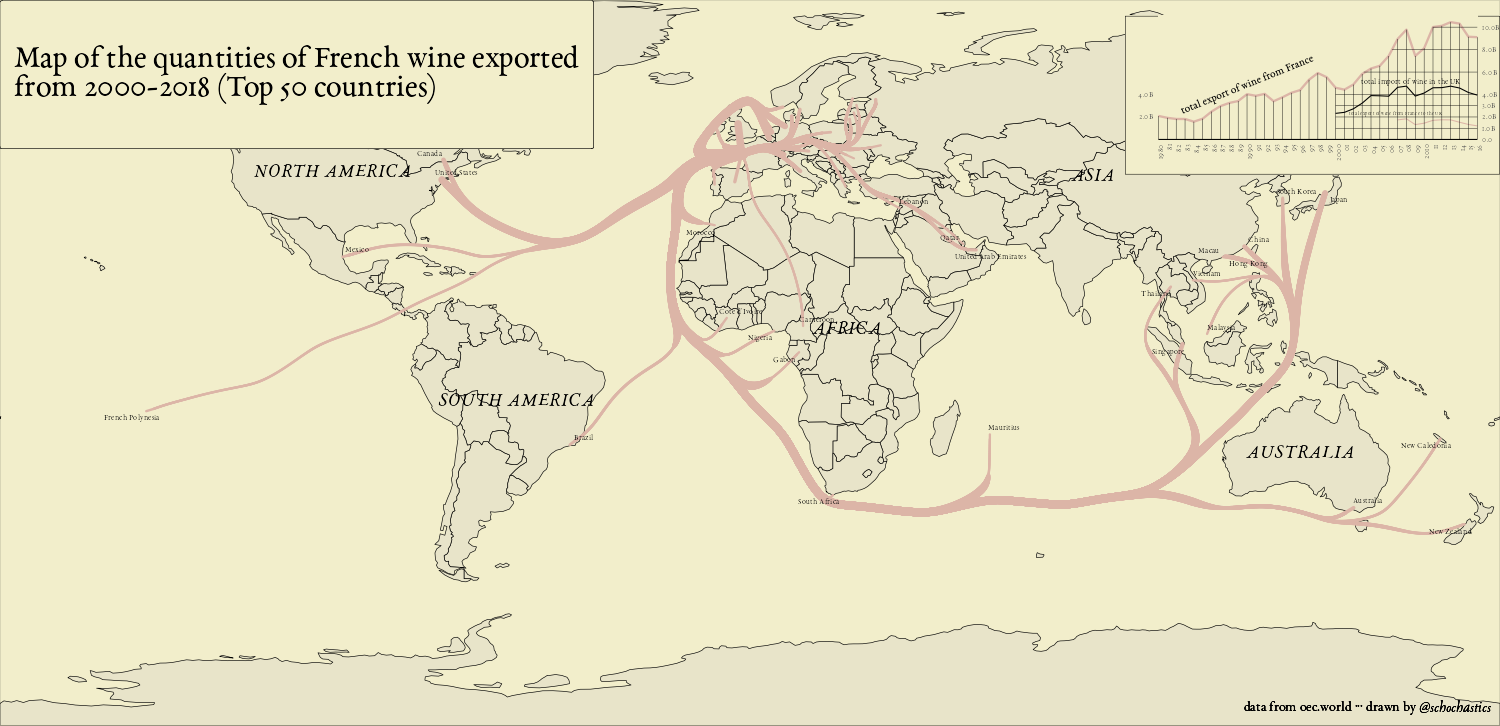

Reproduce this figure in R.
library(tidyverse)
library(igraph)
library(edgebundle)
library(ggtext)
library(ggraph)
graph_union <- function(gtree){
  if(!all(sapply(gtree,function(x) igraph::is.igraph(x)))){
    stop("glist must be a list of igraph objects")
  }
  vattrs <- unique(c(sapply(gtree,igraph::vertex_attr_names)))
  dflist <- lapply(gtree,igraph::as_data_frame,what="both")
  verts <- lapply(dflist,function(x) x$vertices)
  edges <- lapply(dflist,function(x) x$edges)
  
  dummy_ids <- names(verts)
  
  verts <- lapply(1:length(dummy_ids),function(x){
    df <- verts[[x]]
    df$name <- str_replace_all(df$name,"dummy",paste0(dummy_ids[x],"_dummy"))
    df
  })
  
  edges <- lapply(1:length(dummy_ids),function(x){
    df <- edges[[x]]
    df$from <- str_replace_all(df$from,"dummy",paste0(dummy_ids[x],"_dummy"))
    df$to <- str_replace_all(df$to,"dummy",paste0(dummy_ids[x],"_dummy"))
    df
  })
  verts <- do.call("bind_rows",verts)
  verts <- verts[!duplicated(verts),]
  rownames(verts) <- NULL
  edges <- do.call("bind_rows",edges)
  rownames(edges) <- NULL
  # verts <- verts[,c(4,1,2,3)]
  verts <- verts[,c(which(vattrs=="name"),which(vattrs!="name"))]
  graph_from_data_frame(edges,FALSE,verts)  
}
f <- "gtree_015.RDS"

center_NA <- c(-100.167,45.167)
center_SA <- c(-56.1004,-15.6006)
center_AF <- c(14.100526,1.616742)
center_AS <- c(76.08583,38.48333)
center_AU <- c(132.133,-25.117)

# france <- ne_countries(country = "France", returnclass = "sf")
land_clip <- rnaturalearth::ne_countries(scale = 110, returnclass = "sf")
# land_clip <- sf::st_crop(land,c(xmin=-127.3,ymin=-57.8,xmax=175.7,ymax=75.8))


gtree_lst <- readRDS(f)
gtree <- graph_union(gtree_lst)
el <- get.edgelist(gtree)
idl <- which(!str_detect(el[,1],"dummy|France") | !str_detect(el[,2],"dummy|France"))
E(gtree)$label <- ""
E(gtree)$label[idl] <- scales::label_number_si(accuracy = 0.1)(E(gtree)$flow[idl])
E(gtree)$flow <- ambient::normalise(E(gtree)$flow,to=c(1,6))  
# graph ----
map_title <- "<span style='font-size:32pt'>Map of the quantities of French wine exported<br>from 2000-2018 (Top 50 countries)</span>"
class(gtree) <- c(class(gtree),"steiner_tree")
smooth_df <- edgebundle::tnss_smooth(gtree,bw=15,n=50)

p1 <- ggraph(gtree,"manual",x=V(gtree)$x,y=V(gtree)$y)+
  geom_sf(data=land_clip,fill="#e8e4c9",colour="black",size=0.3)+
  geom_path(data=smooth_df,aes(x,y,size=flow,group=destination),lineend="round",col="#DCB5A7",show.legend = FALSE)+
  geom_node_text(aes(filter=tnss=="leaf" & continent!="Europe",label=name),
                 family = "EB Garamond 08",size=3,repel = TRUE)+
  annotate("richtext",x=center_NA[1],y=center_NA[2],label="*NORTH AMERICA*",size=7,
           fill=NA,colour="black",label.colour=NA,
           lineheight=0.6,vjust=1,family="EB Garamond 08")+
  annotate("richtext",x=center_SA[1],y=center_SA[2],label="*SOUTH AMERICA*",size=7,
           fill=NA,colour="black",label.colour=NA,
           lineheight=0.6,vjust=0,family="EB Garamond 08")+
  annotate("richtext",x=center_AF[1],y=center_AF[2],label="*AFRICA*",size=7,hjust=0,
           fill=NA,colour="black",label.colour=NA,
           lineheight=0.6,vjust=0,family="EB Garamond 08")+
  annotate("richtext",x=center_AS[1],y=center_AS[2],label="*ASIA*",size=7,hjust=0,
           fill=NA,colour="black",label.colour=NA,
           lineheight=0.6,vjust=0,family="EB Garamond 08")+
  annotate("richtext",x=center_AU[1],y=center_AU[2],label="*AUSTRALIA*",size=7,hjust=0.5,
           fill=NA,colour="black",label.colour=NA,
           lineheight=0.6,vjust=0.5,family="EB Garamond 08")+
  coord_sf(expand=FALSE)+
  
  #title
  annotate("richtext",x=-Inf,y=Inf,hjust=0,vjust=1,label=map_title,
           size=8,fill="#f2eecb",family="EB Garamond 08",
           label.padding = unit(c(3.25, 1.0, 3.0, 1.0), "lines"))+
  #caption
  annotate("richtext",x=Inf,y=-Inf,hjust=1,vjust=0,label="<span style='font-size:14pt'>data from oec.world ··· drawn by *@schochastics* </span>",
           size=14,fill=NA,family="EB Garamond 08",label.color=NA,
           label.padding = unit(c(0.2, 0.2, 0.2, 0.2), "lines"))+
  theme_void()+
  theme(plot.background = element_rect(fill="#f2eecb",colour="black",size=0.5),
        panel.background = element_rect(fill="#f2eecb",colour="black",size=0.1))
p1

# inset ----

wine <- vroom::vroom("wine.csv")

gbr_import_total  <- wine %>% 
  mutate(export_val=ifelse(export_val=="NULL","0",export_val)) %>% 
  mutate(export_val=as.numeric(export_val)) %>% 
  dplyr::filter(dest=="gbr") %>% 
  group_by(year) %>% 
  dplyr::summarise(total=sum(export_val,na.rm = TRUE),.groups="drop") %>% 
  dplyr::filter(year>=2000,year<=2016)

fra_export <- wine %>% 
  mutate(export_val=ifelse(export_val=="NULL","0",export_val)) %>% 
  mutate(export_val=as.numeric(export_val)) %>% 
  dplyr::filter(origin=="fra" & dest!="wld") %>% 
  group_by(year) %>% 
  dplyr::summarise(total=sum(export_val,na.rm = TRUE),.groups="drop") %>% 
  dplyr::filter(year>=1980,year<=2016)

fra_export_to_gbr <- wine %>% 
  mutate(export_val=ifelse(export_val=="NULL","0",export_val)) %>% 
  mutate(export_val=as.numeric(export_val)) %>% 
  dplyr::filter(origin=="fra" & dest=="gbr") %>% 
  group_by(year) %>% 
  dplyr::summarise(total=sum(export_val,na.rm = TRUE),.groups="drop") %>% 
  dplyr::filter(year>=2007,year<=2016)

xlab_year <- as.character(1980:2016)
xlab_year <- ifelse(str_sub(xlab_year,-1)=="0",xlab_year,str_sub(xlab_year,3,4))

a <- 1-(6e9-fra_export$total[fra_export$year==2003])/(fra_export$total[fra_export$year==2002]-fra_export$total[fra_export$year==2003])
b <- 1-(8e9-fra_export$total[fra_export$year==2007])/(fra_export$total[fra_export$year==2006]-fra_export$total[fra_export$year==2007])
c <- 1-(10e9-fra_export$total[fra_export$year==2008])/(fra_export$total[fra_export$year==2007]-fra_export$total[fra_export$year==2008])

p2 <- ggplot(fra_export,aes(x=year,y=total))+
  geom_line(col="#DCB5A7",size=1.1)+
  geom_line(data=fra_export_to_gbr,aes(x=year,y=total),col="#DCB5A7")+
  geom_line(data=gbr_import_total,aes(x=year,y=total),col="black")+
  annotate("text",x=1990,y=4.9e9,label="total export of wine from France",hjust=0.5,angle=22,family = "EB Garamond 08",size=4)+
  annotate("text",x=2008.5,y=5.15e9,label="total import of wine in the UK",hjust=0.5,angle=0,family = "EB Garamond 08",size=3)+
  annotate("text",x=2001.5,y=2.3e9,label="total export of wine from France to the UK",hjust=0,angle=0,family = "EB Garamond 08",size=2)+
  annotate("segment",x=2002+a,y=6e9,xend=2016,yend=6e9,size=0.2)+
  annotate("segment",x=2006+b,y=8e9,xend=2016,yend=8e9,size=0.2)+
  annotate("segment",x=2011,y=10e9,xend=2016,yend=10e9,size=0.2)+
  annotate("segment",x=2000,xend=2016,y=1e9,yend=1e9,size=0.2)+
  annotate("segment",x=2000,xend=2016,y=2e9,yend=2e9,size=0.2)+
  annotate("segment",x=2000,xend=2016,y=3e9,yend=3e9,size=0.2)+
  annotate("segment",x=2000,xend=2016,y=4e9,yend=4e9,size=0.2)+
  geom_segment(aes(xend=year),yend=0,size=0.2)+
  scale_y_continuous(labels = scales::label_number_si(accuracy = 0.1),
                     breaks = c(2e9,4e9),
                     limits = c(0,11e9),expand = c(0,0),
                     sec.axis = sec_axis(~.,breaks = c(0,1e9,2e9,3e9,4e9,6e9,8e9,10e9,12e9,14e9),
                                         labels = scales::label_number_si(accuracy = 0.1)))+
  scale_x_continuous(breaks=1980:2016,labels = xlab_year,expand = c(0,0))+
  theme(
    axis.text = element_text(family = "EB Garamond 08"),
    panel.grid = element_blank(),
    panel.background = element_rect(colour=NA,fill="#f2eecb"),
    plot.background = element_rect(fill="#f2eecb",colour="black",size=0.5),
    axis.line.x = element_line(colour="black",size=0.5),
    axis.ticks = element_blank(),
    axis.text.x = element_text(angle=90,hjust=1),
    plot.margin = unit(c(0,0,0,0),"cm")
  )+
  labs(x="",y="")+
  coord_cartesian(clip = "off")

inset_plot <- ggplotGrob(
  p2
)

p <- p1+annotation_custom(
  inset_plot,
  xmin = 90,
  xmax = 180,
  ymin = 42,
  ymax = 80
)

ragg::agg_png("24_historical.png",width=1500,height=1000)
p
dev.off()

cmd <- paste0('convert ','"',"24_historical.png",'"',' -set filename:base "%[base]" -trim +repage "%[filename:base].png"')
system(cmd)
